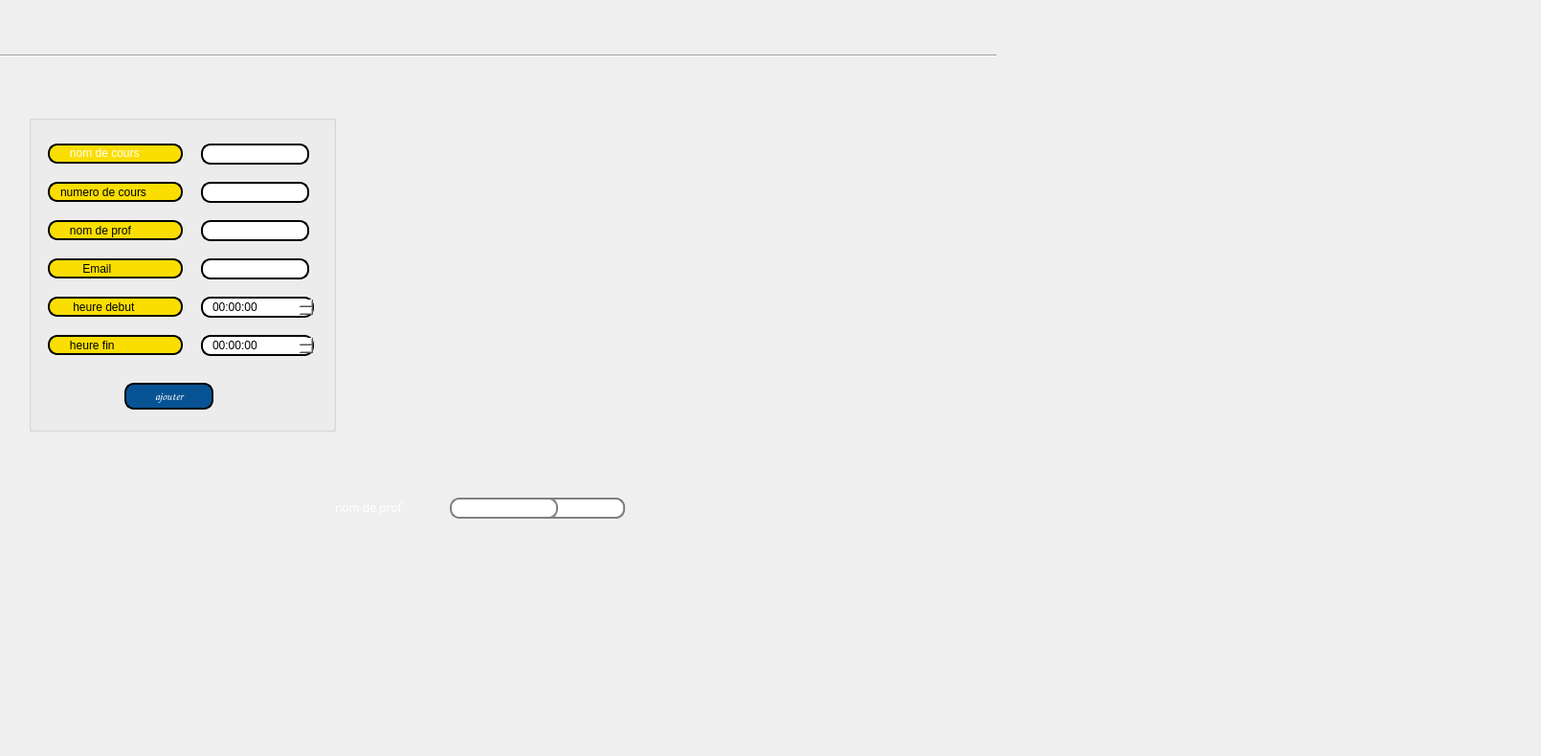
     <widget class="QWidget" name="tab_3">
      <attribute name="title">
       <string>ajouter</string>
      </attribute>
      <widget class="Line" name="line_6">
       <property name="geometry">
        <rect>
         <x>0</x>
         <y>50</y>
         <width>1041</width>
         <height>16</height>
        </rect>
       </property>
       <property name="orientation">
        <enum>Qt::Horizontal</enum>
       </property>
      </widget>
      <widget class="QLabel" name="dev_pic">
       <property name="geometry">
        <rect>
         <x>510</x>
         <y>100</y>
         <width>651</width>
         <height>351</height>
        </rect>
       </property>
       <property name="text">
        <string/>
       </property>
      </widget>
      <widget class="QLineEdit" name="nomC">
       <property name="geometry">
        <rect>
         <x>210</x>
         <y>150</y>
         <width>113</width>
         <height>22</height>
        </rect>
       </property>
       <property name="styleSheet">
        <string notr="true">border: 2px solid black;
border-radius: 10px;
padding: 0 8px;
background: white;
selection-background-color: gray;
</string>
       </property>
      </widget>
      <widget class="QLabel" name="label_4">
       <property name="geometry">
        <rect>
         <x>50</x>
         <y>350</y>
         <width>141</width>
         <height>21</height>
        </rect>
       </property>
       <property name="styleSheet">
        <string notr="true">border: 2px solid black;
font: 75 8pt &quot;MS Shell Dlg 2&quot;;
border-radius: 10px;
padding: 0 8px;
background: #fade02;
font: bold, &quot;Comic Sans MS&quot;;;
text-align:center;
</string>
       </property>
       <property name="text">
        <string>   heure fin</string>
       </property>
      </widget>
      <widget class="QLineEdit" name="nomE">
       <property name="geometry">
        <rect>
         <x>210</x>
         <y>230</y>
         <width>113</width>
         <height>22</height>
        </rect>
       </property>
       <property name="styleSheet">
        <string notr="true">border: 2px solid black;
border-radius: 10px;
padding: 0 8px;
background: white;
selection-background-color: gray;
</string>
       </property>
      </widget>
      <widget class="QLabel" name="label_3">
       <property name="geometry">
        <rect>
         <x>50</x>
         <y>310</y>
         <width>141</width>
         <height>21</height>
        </rect>
       </property>
       <property name="styleSheet">
        <string notr="true">border: 2px solid black;
font: 75 8pt &quot;MS Shell Dlg 2&quot;;
border-radius: 10px;
padding: 0 8px;
background: #fade02;
font: bold, &quot;Comic Sans MS&quot;;;
text-align:center;
</string>
       </property>
       <property name="text">
        <string>    heure debut</string>
       </property>
      </widget>
      <widget class="QLabel" name="label">
       <property name="geometry">
        <rect>
         <x>50</x>
         <y>150</y>
         <width>141</width>
         <height>21</height>
        </rect>
       </property>
       <property name="palette">
        <palette>
         <active>
          <colorrole role="WindowText">
           <brush brushstyle="SolidPattern">
            <color alpha="255">
             <red>255</red>
             <green>255</green>
             <blue>255</blue>
            </color>
           </brush>
          </colorrole>
          <colorrole role="Button">
           <brush brushstyle="SolidPattern">
            <color alpha="255">
             <red>250</red>
             <green>222</green>
             <blue>2</blue>
            </color>
           </brush>
          </colorrole>
          <colorrole role="Text">
           <brush brushstyle="SolidPattern">
            <color alpha="255">
             <red>255</red>
             <green>255</green>
             <blue>255</blue>
            </color>
           </brush>
          </colorrole>
          <colorrole role="ButtonText">
           <brush brushstyle="SolidPattern">
            <color alpha="255">
             <red>255</red>
             <green>255</green>
             <blue>255</blue>
            </color>
           </brush>
          </colorrole>
          <colorrole role="Base">
           <brush brushstyle="SolidPattern">
            <color alpha="255">
             <red>250</red>
             <green>222</green>
             <blue>2</blue>
            </color>
           </brush>
          </colorrole>
          <colorrole role="Window">
           <brush brushstyle="SolidPattern">
            <color alpha="255">
             <red>250</red>
             <green>222</green>
             <blue>2</blue>
            </color>
           </brush>
          </colorrole>
          <colorrole role="PlaceholderText">
           <brush brushstyle="NoBrush">
            <color alpha="128">
             <red>255</red>
             <green>255</green>
             <blue>255</blue>
            </color>
           </brush>
          </colorrole>
         </active>
         <inactive>
          <colorrole role="WindowText">
           <brush brushstyle="SolidPattern">
            <color alpha="255">
             <red>255</red>
             <green>255</green>
             <blue>255</blue>
            </color>
           </brush>
          </colorrole>
          <colorrole role="Button">
           <brush brushstyle="SolidPattern">
            <color alpha="255">
             <red>250</red>
             <green>222</green>
             <blue>2</blue>
            </color>
           </brush>
          </colorrole>
          <colorrole role="Text">
           <brush brushstyle="SolidPattern">
            <color alpha="255">
             <red>255</red>
             <green>255</green>
             <blue>255</blue>
            </color>
           </brush>
          </colorrole>
          <colorrole role="ButtonText">
           <brush brushstyle="SolidPattern">
            <color alpha="255">
             <red>255</red>
             <green>255</green>
             <blue>255</blue>
            </color>
           </brush>
          </colorrole>
          <colorrole role="Base">
           <brush brushstyle="SolidPattern">
            <color alpha="255">
             <red>250</red>
             <green>222</green>
             <blue>2</blue>
            </color>
           </brush>
          </colorrole>
          <colorrole role="Window">
           <brush brushstyle="SolidPattern">
            <color alpha="255">
             <red>250</red>
             <green>222</green>
             <blue>2</blue>
            </color>
           </brush>
          </colorrole>
          <colorrole role="PlaceholderText">
           <brush brushstyle="NoBrush">
            <color alpha="128">
             <red>255</red>
             <green>255</green>
             <blue>255</blue>
            </color>
           </brush>
          </colorrole>
         </inactive>
         <disabled>
          <colorrole role="WindowText">
           <brush brushstyle="SolidPattern">
            <color alpha="255">
             <red>255</red>
             <green>255</green>
             <blue>255</blue>
            </color>
           </brush>
          </colorrole>
          <colorrole role="Button">
           <brush brushstyle="SolidPattern">
            <color alpha="255">
             <red>250</red>
             <green>222</green>
             <blue>2</blue>
            </color>
           </brush>
          </colorrole>
          <colorrole role="Text">
           <brush brushstyle="SolidPattern">
            <color alpha="255">
             <red>255</red>
             <green>255</green>
             <blue>255</blue>
            </color>
           </brush>
          </colorrole>
          <colorrole role="ButtonText">
           <brush brushstyle="SolidPattern">
            <color alpha="255">
             <red>255</red>
             <green>255</green>
             <blue>255</blue>
            </color>
           </brush>
          </colorrole>
          <colorrole role="Base">
           <brush brushstyle="SolidPattern">
            <color alpha="255">
             <red>250</red>
             <green>222</green>
             <blue>2</blue>
            </color>
           </brush>
          </colorrole>
          <colorrole role="Window">
           <brush brushstyle="SolidPattern">
            <color alpha="255">
             <red>250</red>
             <green>222</green>
             <blue>2</blue>
            </color>
           </brush>
          </colorrole>
          <colorrole role="PlaceholderText">
           <brush brushstyle="NoBrush">
            <color alpha="128">
             <red>255</red>
             <green>255</green>
             <blue>255</blue>
            </color>
           </brush>
          </colorrole>
         </disabled>
        </palette>
       </property>
       <property name="mouseTracking">
        <bool>false</bool>
       </property>
       <property name="focusPolicy">
        <enum>Qt::ClickFocus</enum>
       </property>
       <property name="contextMenuPolicy">
        <enum>Qt::PreventContextMenu</enum>
       </property>
       <property name="styleSheet">
        <string notr="true">border: 2px solid black;
font: 75 8pt &quot;MS Shell Dlg 2&quot;;
border-radius: 10px;
padding: 0 8px;
background: #fade02;
font: bold, &quot;Comic Sans MS&quot;;;
text-align:center;
</string>
       </property>
       <property name="text">
        <string>   nom de cours</string>
       </property>
      </widget>
      <widget class="QPushButton" name="b_ajoutC">
       <property name="geometry">
        <rect>
         <x>130</x>
         <y>400</y>
         <width>93</width>
         <height>28</height>
        </rect>
       </property>
       <property name="font">
        <font>
         <family>Comic Sans MS</family>
         <weight>75</weight>
         <italic>false</italic>
         <bold>true</bold>
        </font>
       </property>
       <property name="cursor">
        <cursorShape>WaitCursor</cursorShape>
       </property>
       <property name="styleSheet">
        <string notr="true">border: 2px solid black;
border-radius: 10px;
padding: 0 8px;
color: rgb(255, 255, 255);
background:#085394	;
font: bold, &quot;Comic Sans MS&quot;;


</string>
       </property>
       <property name="text">
        <string>ajouter</string>
       </property>
      </widget>
      <widget class="QLabel" name="label_2">
       <property name="geometry">
        <rect>
         <x>50</x>
         <y>230</y>
         <width>141</width>
         <height>21</height>
        </rect>
       </property>
       <property name="styleSheet">
        <string notr="true">border: 2px solid black;
font: 75 8pt &quot;MS Shell Dlg 2&quot;;
border-radius: 10px;
padding: 0 8px;
background: #fade02;
font: bold, &quot;Comic Sans MS&quot;;;
text-align:center;
</string>
       </property>
       <property name="text">
        <string>   nom de prof</string>
       </property>
      </widget>
      <widget class="QLabel" name="label_14">
       <property name="geometry">
        <rect>
         <x>50</x>
         <y>190</y>
         <width>141</width>
         <height>21</height>
        </rect>
       </property>
       <property name="styleSheet">
        <string notr="true">border: 2px solid black;
font: 75 8pt &quot;MS Shell Dlg 2&quot;;
border-radius: 10px;
padding: 0 8px;
background: #fade02;
font: bold, &quot;Comic Sans MS&quot;;;
text-align:center;
</string>
       </property>
       <property name="text">
        <string>numero de cours </string>
       </property>
      </widget>
      <widget class="QLineEdit" name="numero">
       <property name="geometry">
        <rect>
         <x>210</x>
         <y>190</y>
         <width>113</width>
         <height>22</height>
        </rect>
       </property>
       <property name="styleSheet">
        <string notr="true">border: 2px solid black;
border-radius: 10px;
padding: 0 8px;
background: white;
selection-background-color: gray;
</string>
       </property>
      </widget>
      <widget class="QLabel" name="logo">
       <property name="geometry">
        <rect>
         <x>30</x>
         <y>420</y>
         <width>121</width>
         <height>81</height>
        </rect>
       </property>
       <property name="text">
        <string/>
       </property>
      </widget>
      <widget class="QLabel" name="background_3">
       <property name="geometry">
        <rect>
         <x>0</x>
         <y>0</y>
         <width>1601</width>
         <height>781</height>
        </rect>
       </property>
       <property name="text">
        <string/>
       </property>
      </widget>
      <widget class="QTimeEdit" name="heureD">
       <property name="geometry">
        <rect>
         <x>210</x>
         <y>310</y>
         <width>118</width>
         <height>22</height>
        </rect>
       </property>
       <property name="styleSheet">
        <string notr="true"> border: 2px solid black;
border-radius: 10px;
padding: 0 8px;
background: white;
selection-background-color: gray;
</string>
       </property>
      </widget>
      <widget class="QTimeEdit" name="heureF">
       <property name="geometry">
        <rect>
         <x>210</x>
         <y>350</y>
         <width>118</width>
         <height>22</height>
        </rect>
       </property>
       <property name="styleSheet">
        <string notr="true">border: 2px solid black;
border-radius: 10px;
padding: 0 8px;
background: white;
selection-background-color: gray;
</string>
       </property>
      </widget>
      <widget class="QLineEdit" name="nomE_3">
       <property name="geometry">
        <rect>
         <x>540</x>
         <y>520</y>
         <width>113</width>
         <height>22</height>
        </rect>
       </property>
       <property name="styleSheet">
        <string notr="true"> border: 2px solid gray;
 border-radius: 10px;</string>
       </property>
      </widget>
      <widget class="QLineEdit" name="nomE_4">
       <property name="geometry">
        <rect>
         <x>520</x>
         <y>520</y>
         <width>113</width>
         <height>22</height>
        </rect>
       </property>
       <property name="styleSheet">
        <string notr="true"> border: 2px solid gray;
 border-radius: 10px;</string>
       </property>
      </widget>
      <widget class="QLineEdit" name="nomE_5">
       <property name="geometry">
        <rect>
         <x>530</x>
         <y>520</y>
         <width>113</width>
         <height>22</height>
        </rect>
       </property>
       <property name="styleSheet">
        <string notr="true"> border: 2px solid gray;
 border-radius: 10px;</string>
       </property>
      </widget>
      <widget class="QLineEdit" name="numero_3">
       <property name="geometry">
        <rect>
         <x>480</x>
         <y>520</y>
         <width>113</width>
         <height>22</height>
        </rect>
       </property>
       <property name="styleSheet">
        <string notr="true"> border: 2px solid gray;
 border-radius: 10px;</string>
       </property>
      </widget>
      <widget class="QLineEdit" name="numero_4">
       <property name="geometry">
        <rect>
         <x>540</x>
         <y>520</y>
         <width>113</width>
         <height>22</height>
        </rect>
       </property>
       <property name="styleSheet">
        <string notr="true"> border: 2px solid gray;
 border-radius: 10px;</string>
       </property>
      </widget>
      <widget class="QLineEdit" name="nomE_6">
       <property name="geometry">
        <rect>
         <x>470</x>
         <y>520</y>
         <width>113</width>
         <height>22</height>
        </rect>
       </property>
       <property name="styleSheet">
        <string notr="true"> border: 2px solid gray;
 border-radius: 10px;</string>
       </property>
      </widget>
      <widget class="QLineEdit" name="email">
       <property name="geometry">
        <rect>
         <x>210</x>
         <y>270</y>
         <width>113</width>
         <height>22</height>
        </rect>
       </property>
       <property name="styleSheet">
        <string notr="true">border: 2px solid black;
border-radius: 10px;
padding: 0 8px;
background: white;
selection-background-color: gray;
</string>
       </property>
      </widget>
      <widget class="QLabel" name="label_17">
       <property name="geometry">
        <rect>
         <x>350</x>
         <y>520</y>
         <width>101</width>
         <height>21</height>
        </rect>
       </property>
       <property name="styleSheet">
        <string notr="true">text-align: center;
color:white;
font-family: Arial Black;</string>
       </property>
       <property name="text">
        <string>nom de prof</string>
       </property>
      </widget>
      <widget class="QLabel" name="label_18">
       <property name="geometry">
        <rect>
         <x>50</x>
         <y>270</y>
         <width>141</width>
         <height>21</height>
        </rect>
       </property>
       <property name="styleSheet">
        <string notr="true">border: 2px solid black;
font: 75 8pt &quot;MS Shell Dlg 2&quot;;
border-radius: 10px;
padding: 0 8px;
background: #fade02;
font: bold, &quot;Comic Sans MS&quot;;;
text-align:center;
</string>
       </property>
       <property name="text">
        <string>       Email</string>
       </property>
      </widget>
      <widget class="QGroupBox" name="groupBox_16">
       <property name="geometry">
        <rect>
         <x>30</x>
         <y>120</y>
         <width>321</width>
         <height>331</height>
        </rect>
       </property>
       <property name="title">
        <string/>
       </property>
      </widget>
      <zorder>groupBox_16</zorder>
      <zorder>background_3</zorder>
      <zorder>line_6</zorder>
      <zorder>dev_pic</zorder>
      <zorder>nomC</zorder>
      <zorder>label_4</zorder>
      <zorder>nomE</zorder>
      <zorder>label_3</zorder>
      <zorder>label</zorder>
      <zorder>b_ajoutC</zorder>
      <zorder>label_2</zorder>
      <zorder>label_14</zorder>
      <zorder>numero</zorder>
      <zorder>logo</zorder>
      <zorder>heureD</zorder>
      <zorder>heureF</zorder>
      <zorder>nomE_3</zorder>
      <zorder>nomE_4</zorder>
      <zorder>nomE_5</zorder>
      <zorder>numero_3</zorder>
      <zorder>numero_4</zorder>
      <zorder>nomE_6</zorder>
      <zorder>email</zorder>
      <zorder>label_17</zorder>
      <zorder>label_18</zorder>
     </widget>
